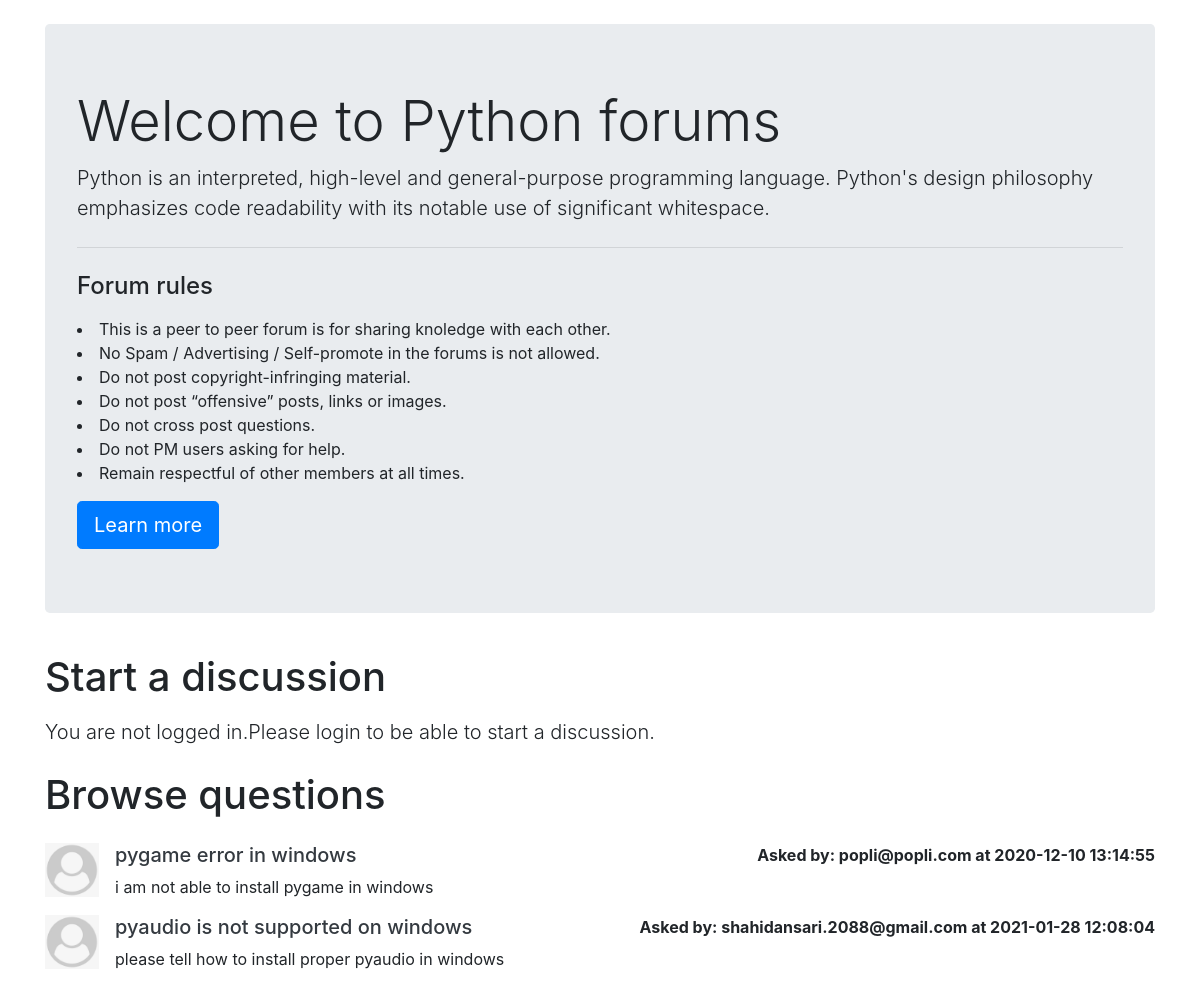
The app's page /threadlist.php?catid=1 with its own data.
### tables this page shows
CREATE TABLE `categories` (
  `category_id` int(8) NOT NULL,
  `category_name` text NOT NULL,
  `category_description` varchar(255) NOT NULL,
  `created` datetime NOT NULL DEFAULT current_timestamp()
);

CREATE TABLE `threads` (
  `thread_id` int(8) NOT NULL,
  `thread_title` varchar(255) NOT NULL,
  `thread_desc` text NOT NULL,
  `thread_cat_id` text NOT NULL,
  `thread_user_id` int(8) NOT NULL,
  `timestamp` datetime NOT NULL DEFAULT current_timestamp()
);

CREATE TABLE `users` (
  `sno` int(8) NOT NULL,
  `user_email` varchar(30) NOT NULL,
  `user_pass` varchar(256) NOT NULL,
  `timestamp` datetime NOT NULL DEFAULT current_timestamp()
);

### threadlist.php (the view, shortened to what this page needs)
<!doctype html>
<html lang="en">
<head>
    <link rel="stylesheet" href="https://stackpath.bootstrapcdn.com/bootstrap/4.5.0/css/bootstrap.min.css"
>
</head>
<body>
    <?php
    $id=$_GET['catid'];
    $sql= "SELECT * FROM `categories` WHERE category_id=$id";
    $result=mysqli_query($conn,$sql);
    while($row=mysqli_fetch_assoc($result)){
            $catname=$row['category_name'];
            $catdesc=$row['category_description'];
        }
    ?>
    <div class="container my-4">
        <div class="jumbotron">
            <h1 class="display-4">Welcome to <?php echo $catname; ?> forums</h1>
            <p class="lead"><?php echo $catdesc; ?></p>
            <hr class="my-4">
            <h4>Forum rules</h4>
            <p>
                <li>This is a peer to peer forum is for sharing knoledge with each other.</li>
                <li>No Spam / Advertising / Self-promote in the forums is not allowed.</li>
                <li>Do not post copyright-infringing material.</li>
                <li>Do not post “offensive” posts, links or images.</li>
                <li>Do not cross post questions.</li>
                <li>Do not PM users asking for help.</li>
                <li>Remain respectful of other members at all times.</li>
            </p>
            <a class="btn btn-primary btn-lg" href="about.php" role="button">Learn more</a>
        </div>
    </div>
    <?php
    if (isset($_SESSION['loggedin']) && $_SESSION['loggedin']==true) {
    echo '<div class="container">
        <h1 class="py-2">Start a discussion</h1>
        <form action="'.$_SERVER["REQUEST_URI"] .'" method="post">
    <div class="form-group">
        <label for="exampleInputEmail1">Problem Title</label>
        <input type="text" class="form-control" id="title" name="title"  aria-describedby="emailHelp">
        <small id="emailHelp" class="form-text text-muted">Keep your title as short and crisp as
            possible</small>
    </div>
    <input type="hidden" name="sno" value="'.$_SESSION["sno"].'">
    <div class="form-group">
        <label for="exampleFormControlTextarea1">Elaborate your concern</label>
        <textarea class="form-control" id="desc" name="desc" rows="3"></textarea>
    </div>
    <button type="submit" class="btn btn-primary my-2">Submit</button>
    </form>
    </div>';
    }
    else {
        echo '<div class="container">
        <h1 class="py-2">Start a discussion</h1>
        <p class="lead">You are not logged in.Please login to be able to start a discussion.</p>
        </div>';
    }
    ?>
    <div class="container mb-5" id="ques">
        <h1 class="py-2">Browse questions</h1>
        <?php
    $id=$_GET['catid'];
    $sql= "SELECT * FROM `threads` WHERE thread_cat_id=$id";
    $result=mysqli_query($conn,$sql);
        while($row=mysqli_fetch_assoc($result)){
            $id=$row['thread_id'];
            $title=$row['thread_title'];
            $desc=$row['thread_desc'];
            $thread_time=$row['timestamp'];
            $thread_user_id=$row['thread_user_id'];
            $sql2="SELECT user_email FROM `users` WHERE sno='$thread_user_id'";
            $result2=mysqli_query($conn,$sql2);
            $row2=mysqli_fetch_assoc($result2);
        echo '<div class="media my-3">
            <img src="img/defaultuser.jpg" width="54px" class="mr-3" alt="...">
            <div class="media-body">'.
                '<h5 class="mt-0"><a class="text-dark" href="thread.php?threadid='.$id.'">'.$title.'</a></h5>
                '.$desc.'</div>'.'<div class="font-weight-bold my-0">Asked by: '.$row2['user_email'].' at '.$thread_time.'</div>'.
        '</div>';
        }
        ?>
    </div>
</body>
</html>

### threadlist.php (style rules this page uses)
#ques { min-height: 433px; }

### records on screen
categories: category_name "Python", category_description "Python is an interpreted, high-level and general-purpose programming language. Python's design philosophy emphasizes code readability with its notable use of significant whitespace."
threads: thread_title "pygame error in windows", thread_desc "i am not able to install pygame in windows", users.user_email "popli@popli.com", timestamp "2020-12-10 13:14:55"
threads: thread_title "pyaudio is not supported on windows", thread_desc "please tell how to install proper pyaudio in windows", users.user_email "shahidansari.2088@gmail.com", timestamp "2021-01-28 12:08:04"
